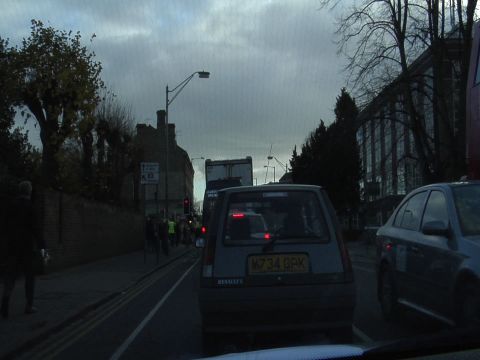
%> input picture matlab/CamVid/0001TP_009180.png, 480 x 360 px, given in place of Seq05VD_f05100.png, which was not available
$ octave batch_W.m   (GNU Octave 9; MATLAB toolbox functions it lacks are replaced by stand-ins)
%> lines starting %> are read from the running program, lines starting %| are printed output that depends on the picture; pictures that were not available may be replaced by others from this repository, and a replacement may not be noted
### matlab/image_graph_affinity3.m
function W = image_graph_affinity3(I)
    % IMAGE_GRAPH_AFFINITY tries to compute the affinity matrix for the image I
    % I is an m x n image, W is the output which is a mn x mn sparse matrix

    %default alpha=40, beta=13/255, gamma=3, w1=1,w2=1
    %appearance
    w1 = 1;
    alpha = 40; %sxy
    beta = 10/255; %srgb
    %smoothness
    w2 = 0.8;
    gamma = 3; %sxy

    %keep top-k nearest pixel weights, others set to 0
    topk = 20;

    global nrow ncol d;
    [nrow, ncol, d] = size(I);
    W = sparse(nrow*ncol,nrow*ncol);

    global radius;
    radius = 2*alpha;
    f_temp = padarray(I,[radius,radius],0,'both');

    aCR = 2*alpha; %only consider pixels less than aCR, others set to 0
    aPR = 2*alpha;
    sPR = 3*gamma;
    APW = PositionWeights(alpha,aPR);%output size: [2*aPR+1,2*aPR+1]
%     SPW = PositionWeights(gamma,sPR);
    SPW = PositionWeights(gamma,aPR);
    mSPW = zeros(size(SPW));
    mSPW(aPR+1-sPR:aPR+1+sPR,aPR+1-sPR:aPR+1+sPR) = 1;
    SPW = SPW.*mSPW;
%     for jj=1:ncol
%         for ii=1:nrow
    %parfor kk=1:ncol*nrow
     parfor kk=1:ncol*nrow
        ii = mod(kk,nrow);
        jj = ceil(kk/nrow);
        if ii==0
            ii=nrow;
            %disp(jj)
        end
        %str = sprintf("kk:%d,ii:%d, jj:%d",kk,ii,jj);
        %disp(str)
            %appearance color weights
            sx = max(ii-aCR,1);
            ex = min(ii+aCR,nrow);
            sy = max(jj-aCR,1);
            ey = min(jj+aCR,ncol);
            aCW = ColorWeights(I,beta,ii,jj,sx,sy,ex,ey);
            %appearance position weights
            x1 = aPR+1-(ii-sx);%aPR+1 centre, ii-sx left side length
            x2 = aPR+1+ex-ii;
            y1 = aPR+1-(jj-sy);
            y2 = aPR+1+ey-jj;
            aPW = APW(x1:x2,y1:y2);
            %smoothness position weights
            sPW = SPW(x1:x2,y1:y2);

            vval = (w1*aPW.*aCW + w2*sPW)/(w1+w2);
            %vval = vval.*(vval>0.05);
            %[topval,topidx] = findkmax(vval(:),topk);
            [topval,topidx] = maxk(vval(:),topk);
            reserve = zeros(size(vval));
            reserve(topidx) = 1;
% [15 lines of commented-out code are left out]

            vval = vval.*reserve;
            val = sparse(nrow,ncol);
            val(sx:ex,sy:ey) = vval;
            %W(ii+(jj-1)*nrow,:) = sparse(val(:));
            W(kk,:) = val(:);
    end
    W = W';
%     end
   % W = max(W, W');
end

function PW = PositionWeights(sigma,r)
    global radius;
    if r>radius
        sprintf("r should be less than radius");
        return
    end
    [x,y] = meshgrid(-r:r);
    PW = exp(-(x.^2+y.^2)/(2*sigma^2));
end

function CW = ColorWeights(I,sigma,idx,idy,sx,sy,ex,ey) %current pixel I(idx,idy), compute region I[sx:ex,sy:ey]
    temp = I(idx,idy,:);
    fr_temp = I(sx:ex,sy:ey,1);
    fg_temp = I(sx:ex,sy:ey,2);
    fb_temp = I(sx:ex,sy:ey,3);
    dr = fr_temp-temp(1);
    dg = fg_temp-temp(2);
    db = fb_temp-temp(3);
    CW = exp(-(dr.^2+dg.^2+db.^2)/(2*sigma^2));
end

% [17 lines of commented-out code are left out]

### matlab/batch_W.m
path = 'CamVid/';
%path = 'image/';
files = dir(path);
[L,t] = size(files);

W_type = 'n4';

% [5 lines of commented-out code are left out]
        imagepath = 'CamVid/Seq05VD_f05100.png';
        I = imread(imagepath);
%> I is the input picture: size 360x480x3 uint8; mean R, G, B 52.7, 61.7, 65.8
        I = double(I);
%> I: size 360x480x3 double
        I = I/max(I(:));
        [nrow, ncol, d] = size(I);
%> nrow = 360; ncol = 480; d = 3
        tic;
        W = image_graph_affinity3(double(I));
%> in image_graph_affinity3, `f_temp = padarray(I,[radius,radius],0,'both');`:
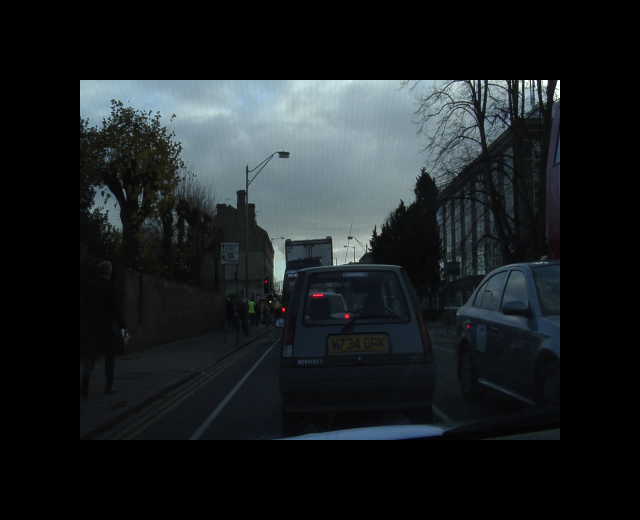
%> f_temp: size 520x640x3 double; mean R, G, B 0.107, 0.126, 0.134
%> the loop in image_graph_affinity3, `parfor kk=1:ncol*nrow` made 1 pass
%> temp in ColorWeights on pass 1: [0.608 0.71 0.745]
%> pass 1, in ColorWeights, `fr_temp = I(sx:ex,sy:ey,1);`:
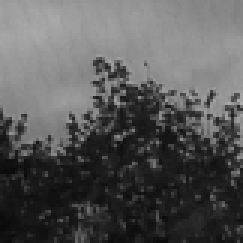
%> fr_temp: size 81x81 double (shown 3 times larger); min 0.0353, max 0.675, mean 0.344
%> pass 1, in ColorWeights, `fg_temp = I(sx:ex,sy:ey,2);`:
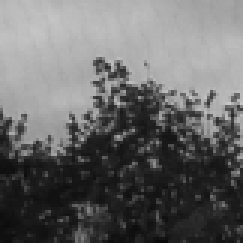
%> fg_temp: size 81x81 double (shown 3 times larger); min 0.0431, max 0.788, mean 0.41
%> pass 1, in ColorWeights, `fb_temp = I(sx:ex,sy:ey,3);`:
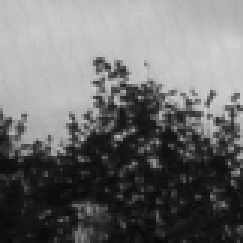
%> fb_temp: size 81x81 double (shown 3 times larger); min 0.0353, max 0.82, mean 0.43
%> pass 1, in ColorWeights, `dr = fr_temp-temp(1);`:
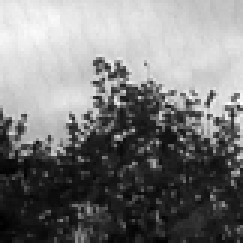
%> dr: size 81x81 double (shown 3 times larger); min -0.573, max 0.0667, mean -0.264; drawn with min black and max white
%> the run ends on the next line

$ run again, on matlab/CamVid/0001TP_009840.png
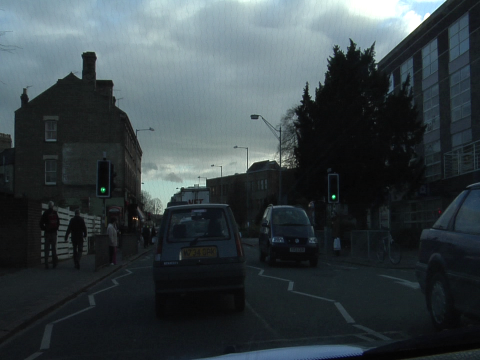
%> input picture matlab/CamVid/0001TP_009840.png, 480 x 360 px, given in place of Seq05VD_f05100.png, which was not available
%> I is the input picture: size 360x480x3 uint8; mean R, G, B 56.8, 66.7, 70.5
%> in image_graph_affinity3, `f_temp = padarray(I,[radius,radius],0,'both');`:
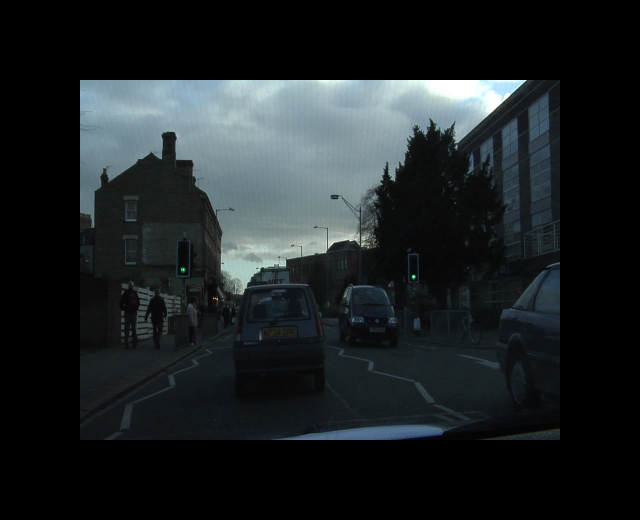
%> f_temp: size 520x640x3 double; mean R, G, B 0.116, 0.136, 0.144
%> the loop in image_graph_affinity3, `parfor kk=1:ncol*nrow` made 1 pass
%> temp in ColorWeights on pass 1: [0.478 0.6 0.663]
%> pass 1, in ColorWeights, `dr = fr_temp-temp(1);`:
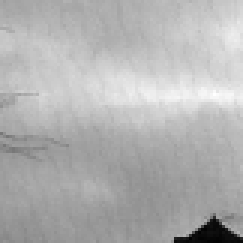
%> dr: size 81x81 double (shown 3 times larger); min -0.4, max 0.212, mean 0.0268; drawn with min black and max white
